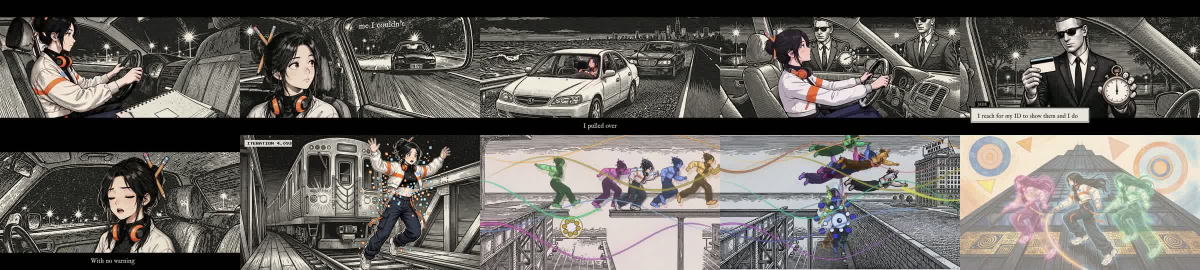
#> input picture inputs/rewind_v7_spotchecks_sheet.jpg, 2400 x 540 px (shown at 1/2 size)
$ python -i eyemetrics.py   (imports and definitions only)
#> lines starting #> are read from the running program, lines starting #| are printed output that depends on the picture
#!/usr/bin/env python3
"""Eye measurements for likeness work (OS-venv: mediapipe/cv2). Units = iris diameters (D), so photos and renders compare directly.
  $OSPY tools/plates/eyemetrics.py OVERLAY.jpg IMG [IMG ...] [--json=out.json]
Per eye (subject's R / L) and per position along the upper lid (inner 25 % · middle 50 % · outer 75 % of the corner-to-corner span):
  band   = lash line → crease distance / D          (crease = the most prominent faint shadow line above the lid)
  dark   = lid luminance in the band / skin luminance just above the crease   (<1 = lid darker than skin)
Eye shape: open = aperture height / width, tilt = inner→outer corner angle vs the face horizontal (deg, + = outer corner higher),
  peak = where along the width the upper lid is highest (0 = inner corner, 1 = outer).
NOTE (2026-10-24): open/peak/symmetry tracked her preference; iris/eyew size and the wing detector did NOT (her favourite, cand10/gc_a,
"fails" wing and measures the same size as ones she found uncanny) — use them as guardrails, not judges; her eye decides.
OVERLAY tiles an annotated eye crop per image (iris circle, lid line, detected crease points) to check the detection by eye."""
import json, os, sys, cv2, numpy as np, mediapipe as mp
args = [a for a in sys.argv[1:] if not a.startswith("--")]
out_img, imgs = args[0], args[1:]
JS = next((a.split("=", 1)[1] for a in sys.argv if a.startswith("--json=")), None)
CHECK = "--check" in sys.argv   # "protagonist" eye-shape profile she prefers (ch1_main_a): round, level tilt, centred lid peak, no wing
PROFILE = {"open": (.41, 9), "tilt": (-99, 9.5), "peak": (.54, .64), "wing": (-1, .15), "iris": (0, 9), "eyew": (0, 9)}
MAXSIZE = next((a.split("=", 1)[1] for a in sys.argv if a.startswith("--size-ref=")), None)   # image whose eye size must not be exceeded (+3 %)   # calibrated on ch1_main_a (3/4 view inflates tilt)
# [1 line that did not run here, left out]
# [1 line that did not run here, left out]
EYE = {  # subject's right / left: outer corner, inner corner, upper lid (outer→inner), lower lid, iris centre, iris ring
    "R": dict(o=33, i=133, up=[246, 161, 160, 159, 158, 157, 173], lo=[7, 163, 144, 145, 153, 154, 155], c=468, ring=[469, 470, 471, 472]),
    "L": dict(o=263, i=362, up=[466, 388, 387, 386, 385, 384, 398], lo=[249, 390, 373, 374, 380, 381, 382], c=473, ring=[474, 475, 476, 477])}


def mesh(im):
    h, w = im.shape[:2]; r = fm.process(cv2.cvtColor(im, cv2.COLOR_BGR2RGB))
    if r.multi_face_landmarks: return np.array([[q.x * w, q.y * h] for q in r.multi_face_landmarks[0].landmark])
    d = fd.process(cv2.cvtColor(im, cv2.COLOR_BGR2RGB))
    if not d.detections: return None
    b = d.detections[0].location_data.relative_bounding_box
    cx, cy, sz = (b.xmin + b.width / 2) * w, (b.ymin + b.height / 2) * h, max(b.width * w, b.height * h) * 1.8
    x0, y0 = int(max(0, cx - sz / 2)), int(max(0, cy - sz / 2)); c = im[y0:int(min(h, cy + sz / 2)), x0:int(min(w, cx + sz / 2))]
    k = 768 / max(c.shape[:2]); c2 = cv2.resize(c, None, fx=k, fy=k, interpolation=cv2.INTER_CUBIC)
    r = fm.process(cv2.cvtColor(c2, cv2.COLOR_BGR2RGB))
    if not r.multi_face_landmarks: return None
    return np.array([[x0 + q.x * c2.shape[1] / k, y0 + q.y * c2.shape[0] / k] for q in r.multi_face_landmarks[0].landmark])


# [54 lines left out: functions lid_point, measure, not called in this run]


tiles, allres = [], {}
# [35 lines not run here, left out]

>>> import cv2
>>> picture = cv2.imread('../../inputs/rewind_v7_spotchecks_sheet.jpg', cv2.IMREAD_GRAYSCALE)
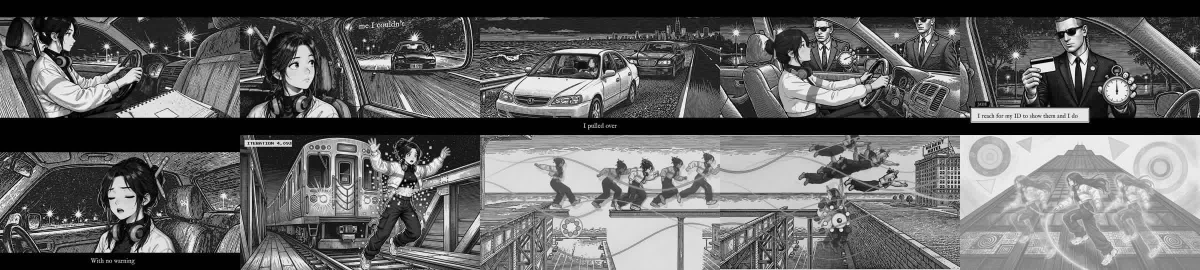
#> picture: shape (540, 2400) (shown at 1/2 size); min 0, max 255, mean 100.3
>>> result = mesh(picture)
#> (the run stopped early here; a loop or call above may not have finished)

$ run again, on inputs/rewind_thumb_C_ghost_sprint.png
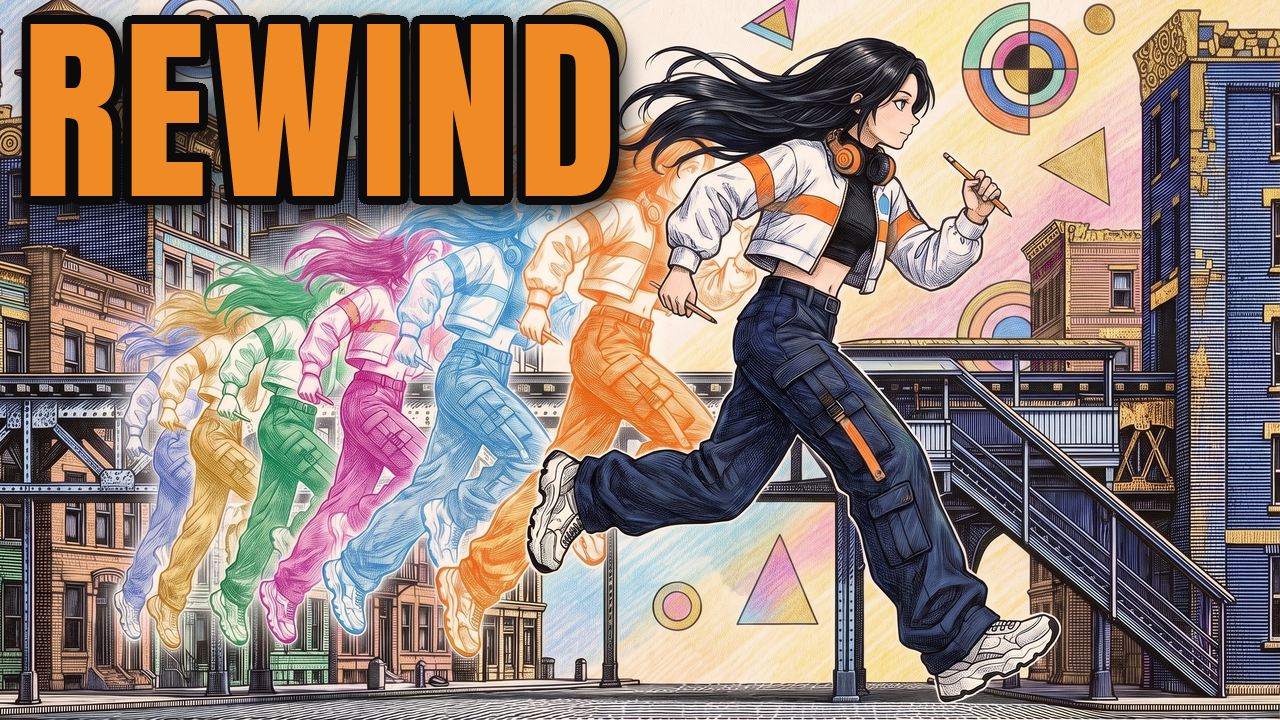
#> input picture inputs/rewind_thumb_C_ghost_sprint.png, 1280 x 720 px
#> `picture = cv2.imread('../../inputs/rewind_v7_spotchecks_sheet.jpg', cv..`:
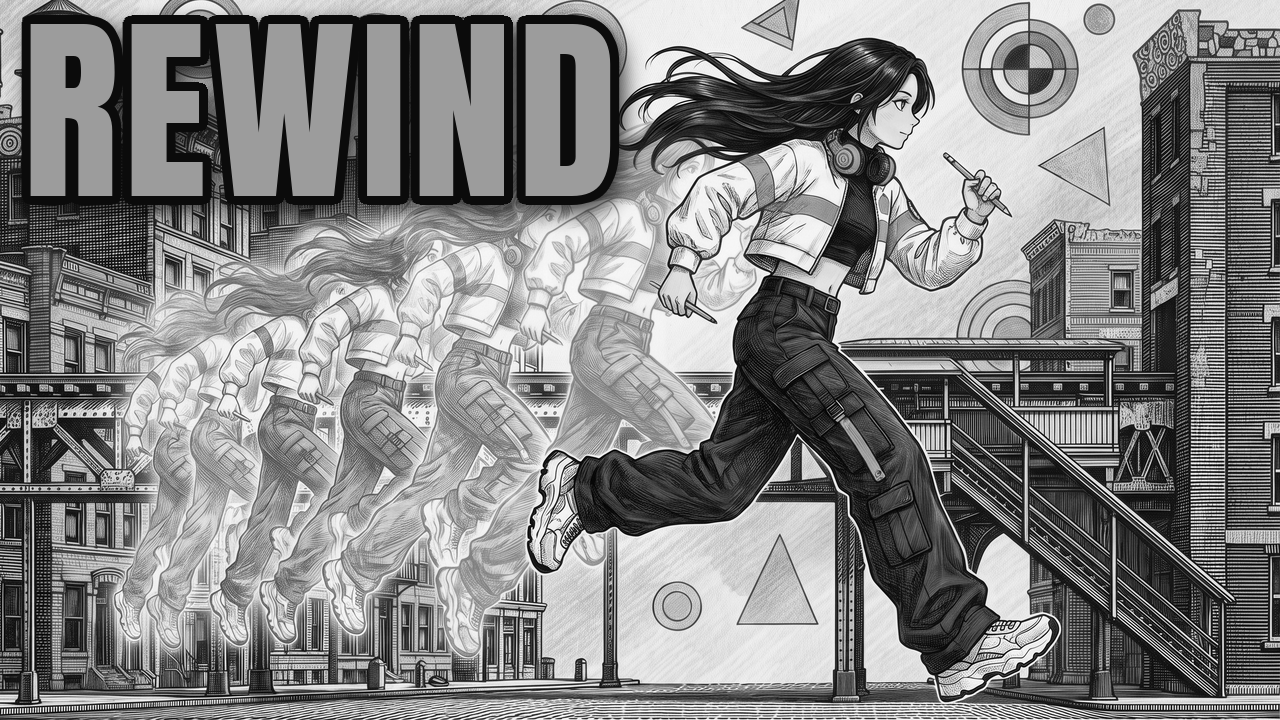
#> picture: shape (720, 1280); min 0, max 255, mean 133.9

$ run again, on inputs/selfie_hairdown_jade_jacket_retouch_v2.png
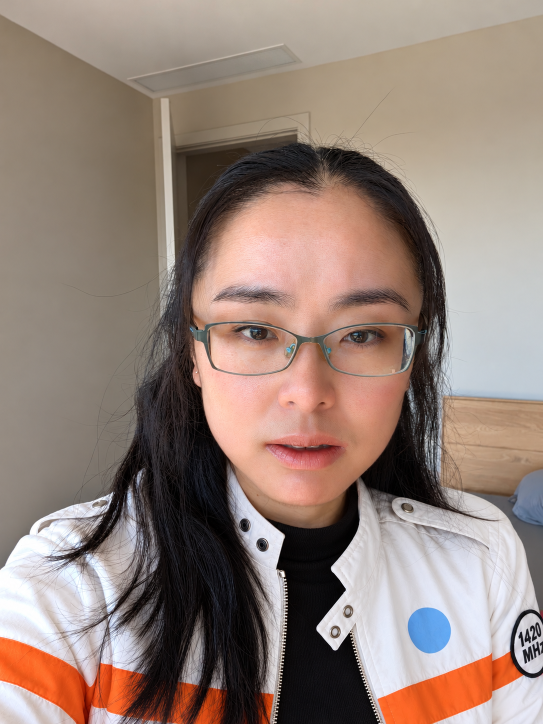
#> input picture inputs/selfie_hairdown_jade_jacket_retouch_v2.png, 1086 x 1448 px (shown at 1/2 size)
#> `picture = cv2.imread('../../inputs/rewind_v7_spotchecks_sheet.jpg', cv..`:
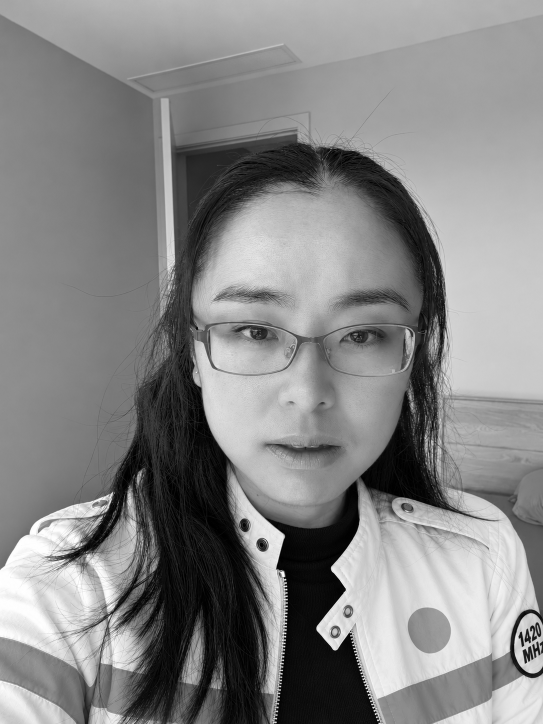
#> picture: shape (1448, 1086) (shown at 1/2 size); min 0, max 255, mean 134
